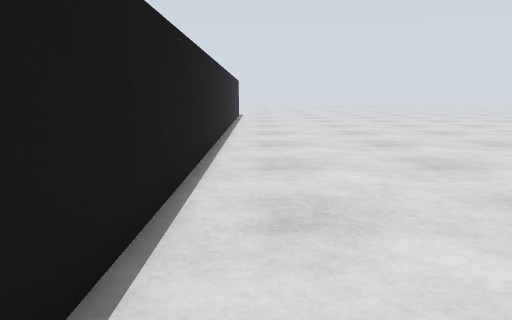
View 1 (above)

19 first-person views from a walk through a robot-simulator world made for Gazebo. The camera is 0.29 m above the floor, tilts 10° down and sees 70° across. The floor is counted in squares, 0.2 m on a side. Each view is taken from the middle of a square. On the plan, view 1 faces up. The plan holds only what a view shows up to about 16 squares ahead; the rest is blank. The place goes on beyond the plan.

View 2
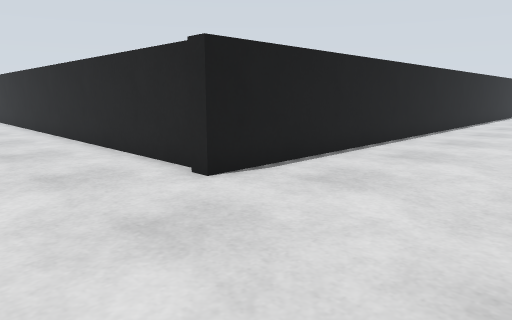

View 3
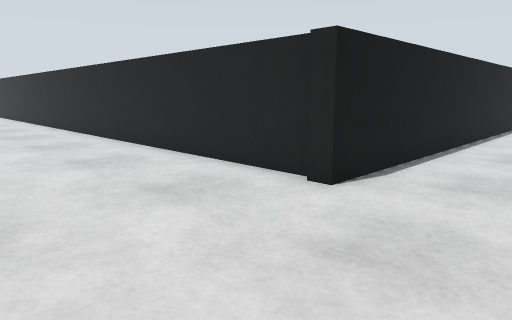

View 4
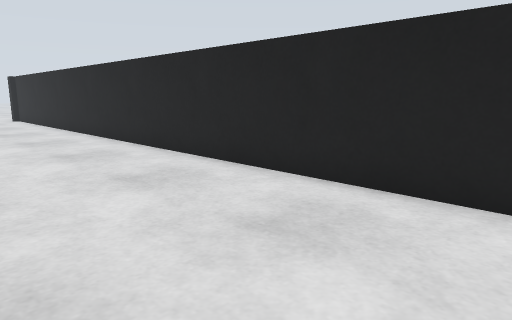

View 5
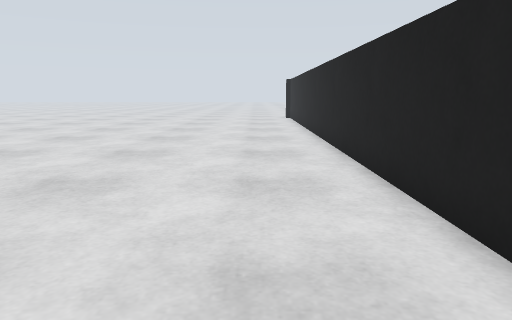

View 6
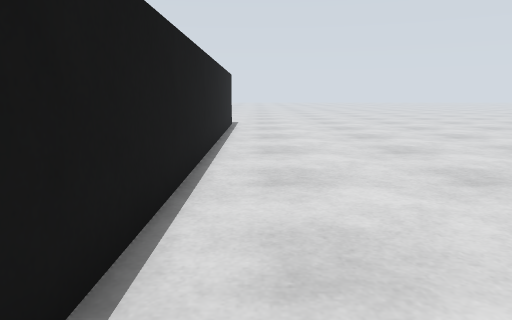

View 7
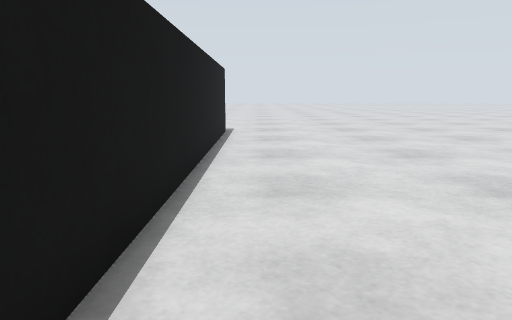

View 8
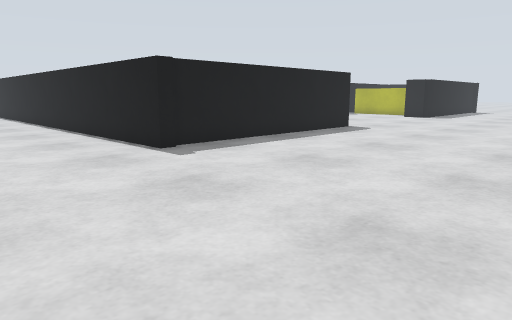

View 9
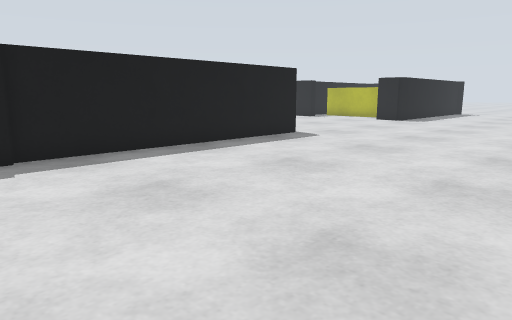

View 10
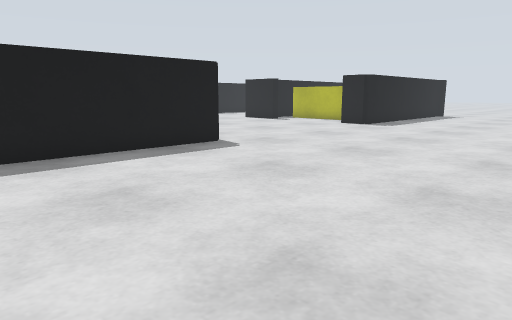

View 11
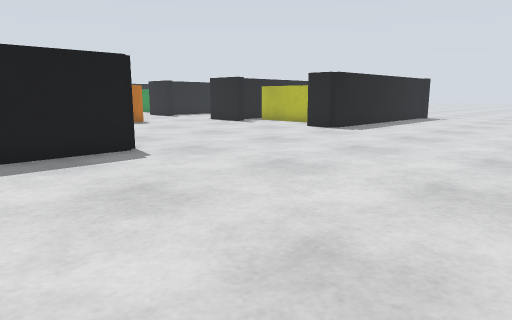

View 12
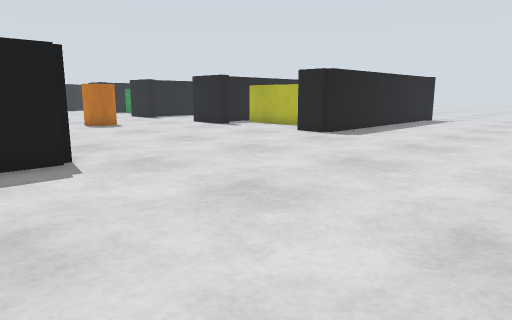

View 13
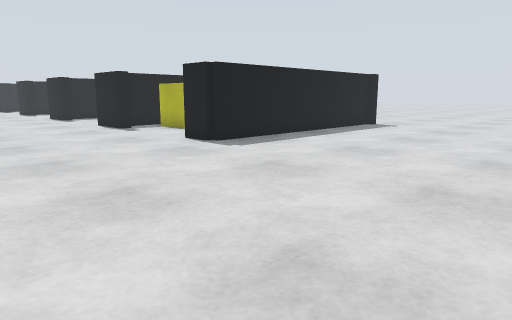

View 14
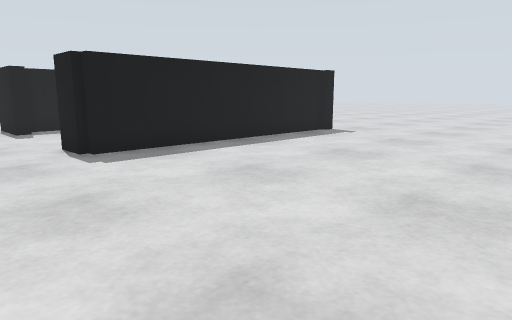

View 15
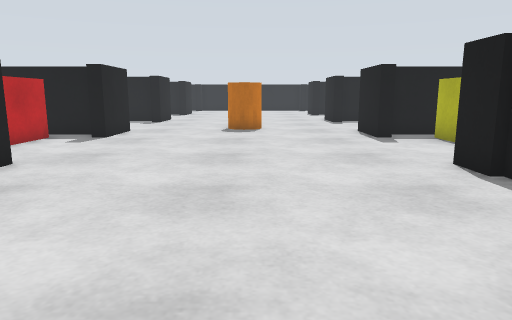

View 16
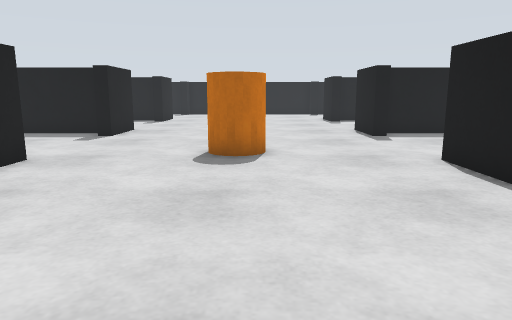

View 17
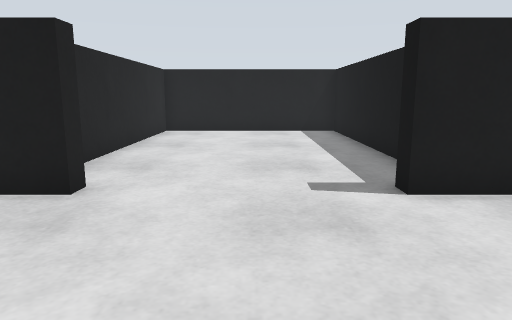

View 18
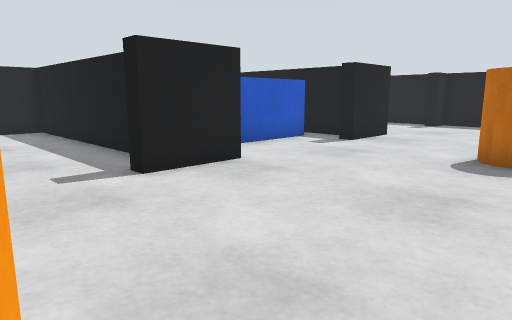

View 19
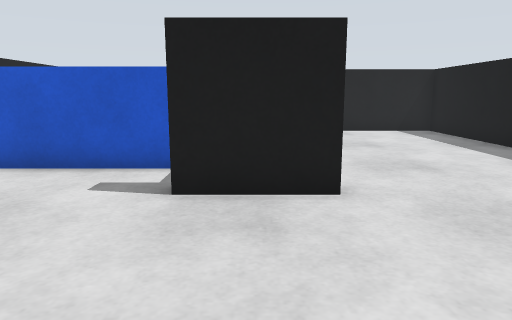

### Floor plan
Key: @ floor where view 1 was taken; # wall or solid block; . floor; B black box; Y yellow box; R red box; P pillar; L blue box.
Columns run from 30 left of view 1 to 4 right of it. Each row starts with its distance up from view 1.
 36             .   .      .  .   .   .
 35    ..............................
 34 ..................................
 33 ..................................
 32 ..................................
 31 ..................................
 30 ..................................
 29 ..................................
 28 ...................................
 27 #########..........###########.....
 26         #B........B          #.....
 25          B.........B         #.....
 24         ............         #.....
 23         ............         #.....
 22        Y............R        #.....
 21        Y............R        #.....
 20        YBB........BBR        #.....
 19       ###B........B###########.....
 18         BB........BB........##.....
 17         .....PP.............##.....
 16         .....PP.............##.....
 15        .....................##.....
 14        .....................##.....
 13       ...B.........B........##.....
 12       ###B........B###########.....
 11          B........B          #.....
 10          B.........B         #.....
  9              .......L        #.....
  8              .......L        #.....
  7              PP.....L        #.....
  6              PP.....L        #.....
  5                ...BBL        #.....
  4              . ...B###       #....
  3                ...BB         #....
  2                .........     #...
  1                 ...........  #....
  0                 ............##@...
 -1                 ... ........##....
 -2                 ..   .......##....
 -3                        #######....
 -4      #########################....
 -5      .............................
 -6      .............................
 -7        ..........................
 -8        ............... .........  .
 -9        ..............  .        .

Where each view was taken, in squares from view 1:
view 1: 0 up, 0 right, facing up
view 2: 8 down, 4 right, facing up-left
view 3: 9 down, 2 right, facing up-left
view 4: 9 down, 7 left, facing up-left
view 5: 6 down, 7 left, facing left
view 6: 8 up, 0 right, facing up
view 7: 12 up, 0 right, facing up
view 8: 36 up, 4 right, facing down-left
view 9: 36 up, 0 right, facing down-left
view 10: 36 up, 4 left, facing down-left
view 11: 36 up, 7 left, facing down-left
view 12: 35 up, 9 left, facing down-left
view 13: 36 up, 14 left, facing down-left
view 14: 36 up, 18 left, facing down-left
view 15: 33 up, 17 left, facing down
view 16: 26 up, 17 left, facing down
view 17: 15 up, 17 left, facing right
view 18: 16 up, 18 left, facing down-right
view 19: 4 up, 17 left, facing right
